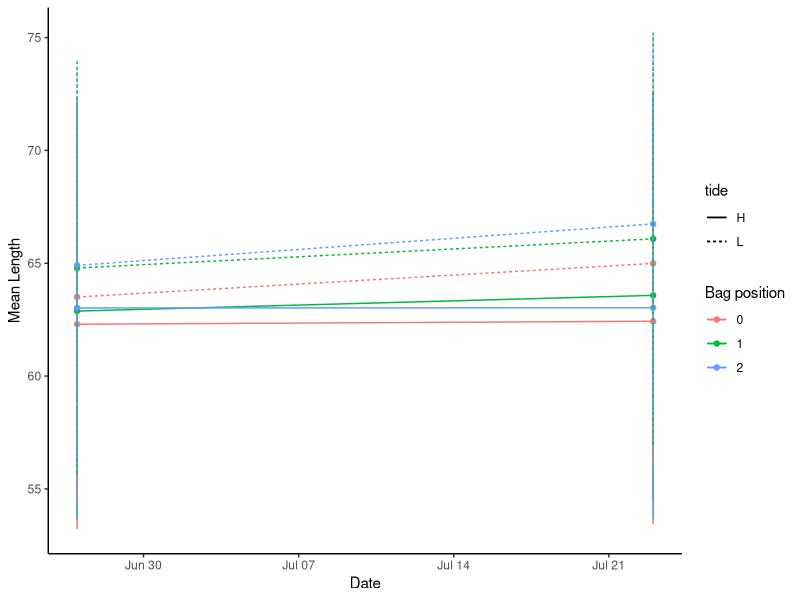
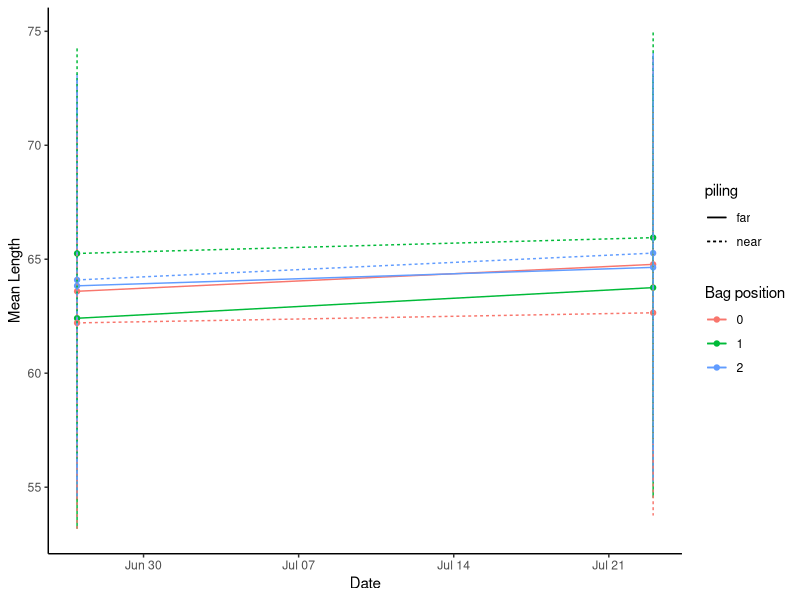
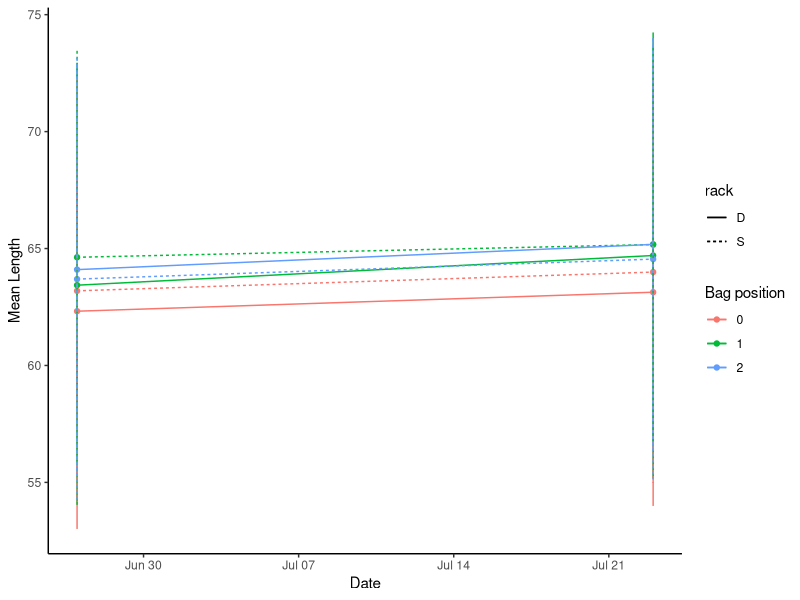
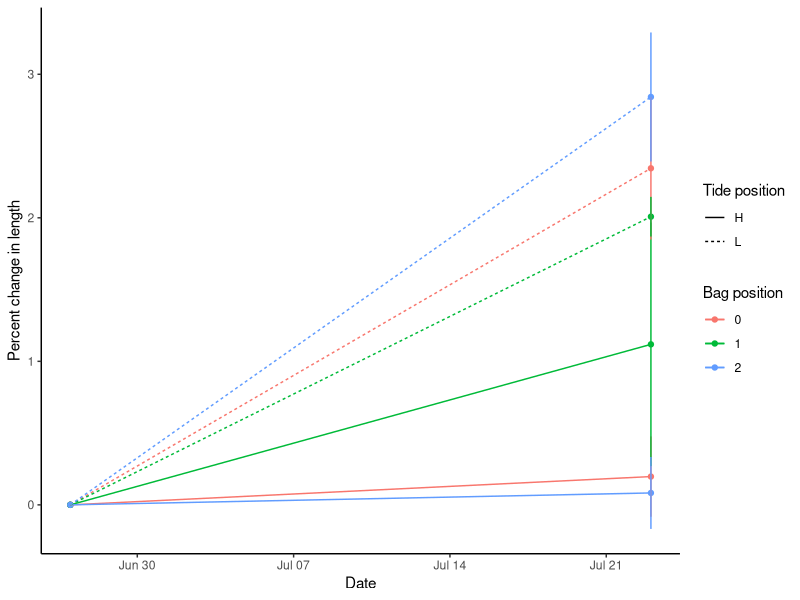

Recreate these plots in R, in order. (Note: this script raises an error after producing the figures.)
## ---- chunk 1
library(ggplot2)
library(tidyverse)
library(readxl)
library(lme4)


## ---- chunk 2
setwd("/Users/graceleuchtenberger/Library/Mobile Documents/com~apple~CloudDocs/Documents/Density_field")
June <- read_xlsx("data/Growth/Sizes/06272025.xlsx")
July <- read_xlsx("data/Growth/Sizes/07232025.xlsx")
sizes <- bind_rows(June, July)
treat_key <- read_xlsx("data/treatment_key.xlsx")
colnames(sizes) <- c("date", "bag_num", "pic_num", "oyster_num", "length")
sizes <- left_join(sizes, treat_key, by = "bag_num")
sizes$top_bottom <- as.factor(sizes$top_bottom)
## ---- chunk 3

mean_sizes <- sizes %>%
  group_by(date, tide, top_bottom) %>%
  summarise(mean_length = mean(length, na.rm = TRUE),
            std_error = sd(length, na.rm = TRUE)/sqrt(length(mean_length)),
            .groups = 'drop')

mean_piling_sizes <- sizes %>%
  group_by(date, piling, top_bottom) %>%
  summarise(mean_length = mean(length, na.rm = TRUE),
            std_error = sd(length, na.rm = TRUE)/sqrt(length(mean_length)),
            .groups = 'drop')

mean_rack_sizes <- sizes %>%
  group_by(date, rack, top_bottom) %>%
  summarise(mean_length = mean(length, na.rm = TRUE),
            std_error = sd(length, na.rm = TRUE)/sqrt(length(mean_length)),
            .groups = 'drop')
## ---- chunk 4
ggplot(mean_sizes, aes(x=date, y=mean_length, color = top_bottom, linetype = tide))+
  geom_point()+
  geom_line()+
  labs(x = "Date",
       y = "Mean Length") +
  labs(color = "Bag position")+
  geom_errorbar(aes(ymin=mean_length-std_error, ymax=mean_length+std_error), width=.2)+
  theme_classic()
## ---- chunk 5
ggplot(mean_piling_sizes, aes(x=date, y=mean_length, color = top_bottom, linetype = piling))+
  geom_point()+
  geom_line()+
  labs(x = "Date",
       y = "Mean Length") +
  labs(color = "Bag position")+
  geom_errorbar(aes(ymin=mean_length-std_error, ymax=mean_length+std_error), width=.2)+
  theme_classic()
## ---- chunk 6
ggplot(mean_rack_sizes, aes(x=date, y=mean_length, color = top_bottom, linetype = rack))+
  geom_point()+
  geom_line()+
  labs(x = "Date",
       y = "Mean Length") +
  labs(color = "Bag position")+
  geom_errorbar(aes(ymin=mean_length-std_error, ymax=mean_length+std_error), width=.2)+
  theme_classic()
## ---- chunk 7
mean_lengths <- sizes %>%
  group_by(date, bag_num) %>%
  summarise(mean_length = mean(length, na.rm = TRUE),
            std_error = sd(length, na.rm = TRUE)/sqrt(length(mean_length)),
            .groups = 'drop')

mean_lengths <- mean_lengths %>%
  group_by(bag_num) %>%
  mutate(initial_length = first(mean_length)) %>%
  ungroup()

mean_lengths <- mean_lengths %>%
  mutate(perc_change_l = 100*(mean_length-initial_length)/initial_length ) 

mean_lengths <- left_join(mean_lengths, treat_key, by = "bag_num")


## ---- chunk 8
means_perc_l <- mean_lengths %>%
  group_by(date, tide, top_bottom) %>%
  summarise(mean_perc_l = mean(perc_change_l),
            std_error = sd(perc_change_l)/sqrt(length(perc_change_l)),
            .groups = 'drop')

means_perc_l$top_bottom <- as.factor(means_perc_l$top_bottom)
## ---- chunk 9
ggplot(means_perc_l, aes(x = date, y = mean_perc_l, color = top_bottom)) +
   geom_point() +
  geom_line(aes(linetype=tide))+
  labs(x = "Date",
       y = "Percent change in length") +
  labs(color = "Bag position", linetype = "Tide position")+
  theme_classic()+
  geom_errorbar(aes(ymin=mean_perc_l-std_error, ymax = mean_perc_l+std_error), width=.2,
                 position=position_dodge(0.05))
## ---- chunk 10
mean_lengths$date <- as.POSIXct(mean_lengths$date)
mean_lengths$days <- as.numeric(mean_lengths$date - min(mean_lengths$date))
mean_lengths$days <- mean_lengths$days/86400
mean_lengths$days <- mean_lengths$days + 16


model1 <-glmmTMB(perc_change_l ~  tide *top_bottom+days+ (1|bag_num),data = mean_lengths, family = tweedie()) #glmmTMB
summary(model1)
car::Anova(model1,type = "III")
car::qqPlot(residuals(model1))

testDispersion(model1)
tst_simres <- simulateResiduals(fittedModel = model1) #DHARMa
plot(tst_simres)
## ---- chunk 11
hist(mean_lengths$perc_change_l)
hist(sqrt(mean_lengths$perc_change_l))
